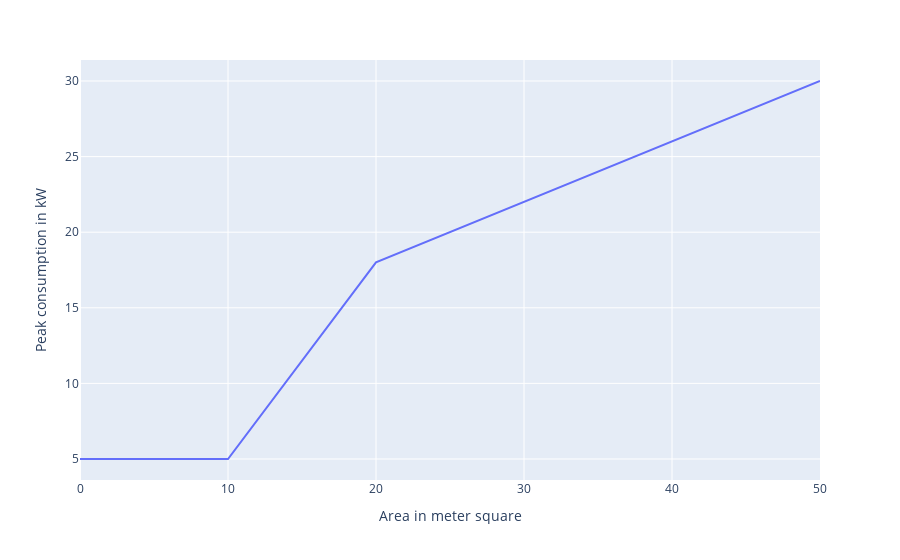

Notebook code for this chart:
### Markdown cell above
But wait how do we get power consumption data for the load. In order get consumption let's use building area info to get the kw.
Let's say we know there is a piecewise linear function that relates building area with peak kW consumption.

### Code cell
import matplotlib.pyplot as plt
import plotly.express as px
import pandas as pd

area_to_kw_curve = [(0,5), (10, 5.0), (20, 18), (50, 30)]

df = pd.DataFrame({
    'Area in meter square' : [x[0] for x in area_to_kw_curve],
    'Peak consumption in kW' : [x[1] for x in area_to_kw_curve]
})
fig = px.line(df, x="Area in meter square", y="Peak consumption in kW") 
fig.show()

### Figure 1 — Plotly figure (JSON) as saved in the notebook; plotly's stock layout.template omitted (floating-point values rounded to 4 significant figures)
{"data": [{"hovertemplate": "Area in meter square=%{x}<br>Peak consumption in kW=%{y}<extra></extra>", "legendgroup": "", "line": {"color": "#636efa", "dash": "solid"}, "marker": {"symbol": "circle"}, "mode": "lines", "name": "", "orientation": "v", "showlegend": false, "type": "scatter", "x": [0, 10, 20, 50], "xaxis": "x", "y": [5, 5, 18, 30], "yaxis": "y"}], "layout": {"legend": {"tracegroupgap": 0}, "margin": {"t": 60}, "xaxis": {"anchor": "y", "domain": [0, 1], "title": {"text": "Area in meter square"}}, "yaxis": {"anchor": "x", "domain": [0, 1], "title": {"text": "Peak consumption in kW"}}}}
